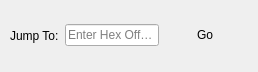
<?xml version="1.0" encoding="UTF-8"?>
<ui version="4.0">
 <class>JumpHex</class>
 <widget class="QDialog" name="JumpHex">
  <property name="windowModality">
   <enum>Qt::NonModal</enum>
  </property>
  <property name="geometry">
   <rect>
    <x>0</x>
    <y>0</y>
    <width>258</width>
    <height>72</height>
   </rect>
  </property>
  <property name="sizePolicy">
   <sizepolicy hsizetype="Expanding" vsizetype="Expanding">
    <horstretch>0</horstretch>
    <verstretch>0</verstretch>
   </sizepolicy>
  </property>
  <property name="windowTitle">
   <string>Dialog</string>
  </property>
  <property name="modal">
   <bool>false</bool>
  </property>
  <widget class="QWidget" name="horizontalLayoutWidget">
   <property name="geometry">
    <rect>
     <x>10</x>
     <y>10</y>
     <width>241</width>
     <height>51</height>
    </rect>
   </property>
   <layout class="QHBoxLayout" name="horizontalLayout">
    <item>
     <widget class="QLabel" name="label">
      <property name="text">
       <string>Jump To:</string>
      </property>
     </widget>
    </item>
    <item>
     <widget class="QLineEdit" name="lineEdit">
      <property name="placeholderText">
       <string>Enter Hex Offset</string>
      </property>
     </widget>
    </item>
    <item>
     <widget class="QPushButton" name="pushButton">
      <property name="text">
       <string>Go</string>
      </property>
      <property name="flat">
       <bool>true</bool>
      </property>
     </widget>
    </item>
    <item>
     <spacer name="horizontalSpacer">
      <property name="orientation">
       <enum>Qt::Horizontal</enum>
      </property>
      <property name="sizeHint" stdset="0">
       <size>
        <width>20</width>
        <height>20</height>
       </size>
      </property>
     </spacer>
    </item>
   </layout>
  </widget>
 </widget>
 <resources/>
 <connections/>
</ui>
